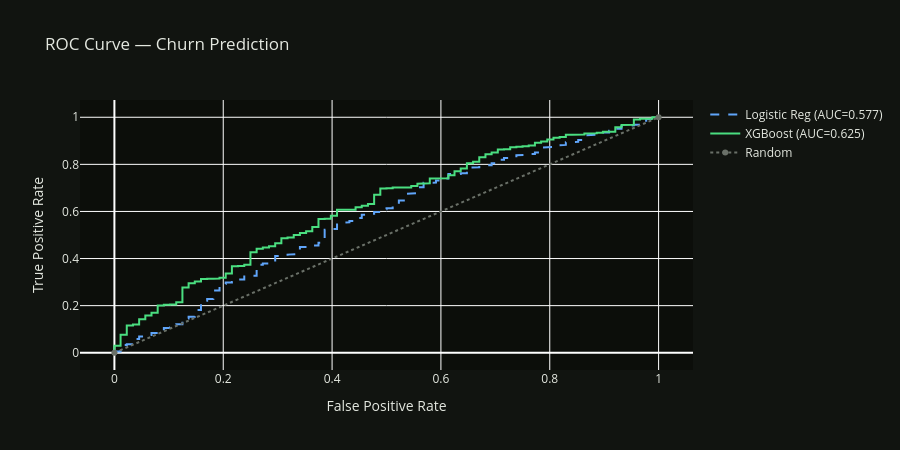

The cell this chart's notebook holds for it:
### Markdown cell above
## 9. Evaluation

### Code cell
# ROC curve
from sklearn.metrics import roc_curve

fpr_lr,  tpr_lr,  _ = roc_curve(y_test, lr_preds)
fpr_xgb, tpr_xgb, _ = roc_curve(y_test, xgb_preds)

fig = go.Figure()
fig.add_trace(go.Scatter(x=fpr_lr, y=tpr_lr, name=f'Logistic Reg (AUC={lr_auc:.3f})',
                         line=dict(color='#60a5fa', dash='dash')))
fig.add_trace(go.Scatter(x=fpr_xgb, y=tpr_xgb, name=f'XGBoost (AUC={xgb_auc:.3f})',
                         line=dict(color='#4ade80', width=2)))
fig.add_trace(go.Scatter(x=[0,1], y=[0,1], name='Random',
                         line=dict(color='#6a7068', dash='dot')))

fig.update_layout(
    title='ROC Curve — Churn Prediction',
    xaxis_title='False Positive Rate',
    yaxis_title='True Positive Rate',
    height=450,
    plot_bgcolor='#0c0e0a', paper_bgcolor='#111410',
    font=dict(color='#e4e8e0')
)
fig.show()

### Figure 1 — Plotly figure (JSON) as saved in the notebook; plotly's stock layout.template omitted (floating-point values rounded to 4 significant figures; data arrays with more than 128 entries replaced by an {"elided": "..."} marker saying what was removed)
{"data": [{"line": {"color": "#60a5fa", "dash": "dash"}, "name": "Logistic Reg (AUC=0.577)", "type": "scatter", "x": {"elided": "178 float values"}, "y": {"elided": "178 float values"}}, {"line": {"color": "#4ade80", "width": 2}, "name": "XGBoost (AUC=0.625)", "type": "scatter", "x": {"elided": "301 float values"}, "y": {"elided": "301 float values"}}, {"line": {"color": "#6a7068", "dash": "dot"}, "name": "Random", "type": "scatter", "x": [0, 1], "y": [0, 1]}], "layout": {"font": {"color": "#e4e8e0"}, "height": 450, "paper_bgcolor": "#111410", "plot_bgcolor": "#0c0e0a", "title": {"text": "ROC Curve — Churn Prediction"}, "xaxis": {"title": {"text": "False Positive Rate"}}, "yaxis": {"title": {"text": "True Positive Rate"}}}}
